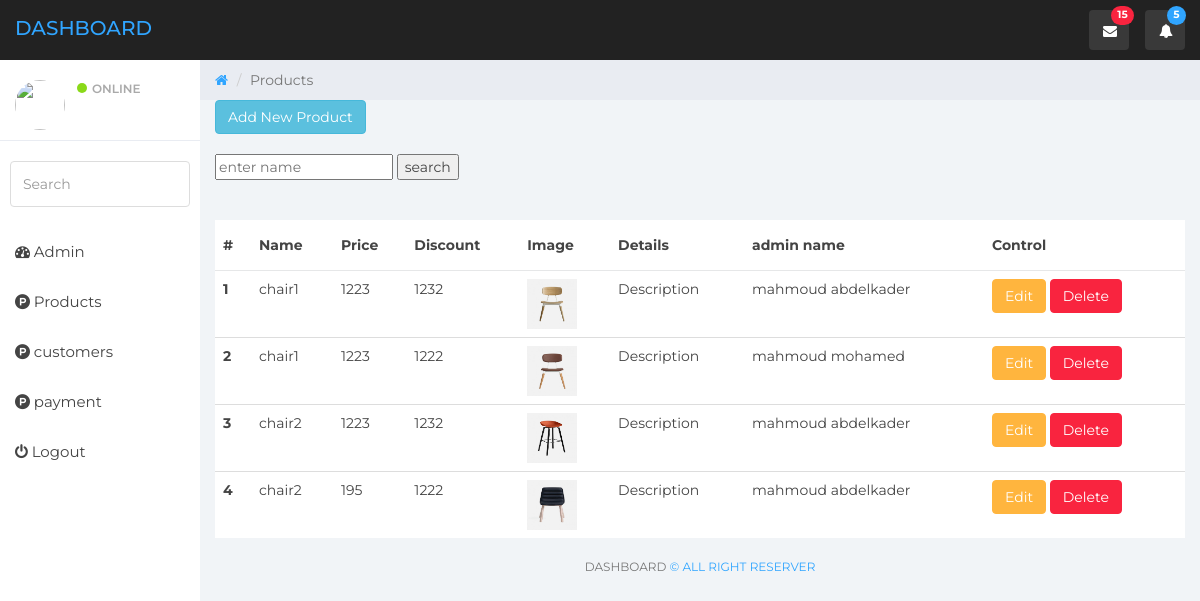
Screenshot of /dashboard/products.php with the database file from the repository.
### tables this page shows
CREATE TABLE `products` (
  `id` int(11) NOT NULL,
  `name` varchar(20) NOT NULL,
  `price` varchar(20) NOT NULL,
  `discount` varchar(14) NOT NULL,
  `img` text NOT NULL,
  `description` text NOT NULL,
  `admin_id` int(11) NOT NULL
);

### dashboard/view/view_product.php (the view, shortened to what this page needs)
<a href="?do=add" class="btn btn-info">Add New Product</a>
<br><br>
<form method="GET" enctype="multipart/form-data">
<input type="text" name="search" placeholder="enter name">
<input type="submit" value="search">
</form>
				<br><br>
				<table class="table table-hover">
  <thead>
    <tr>
      <th scope="col">#</th>
      <th scope="col">Name</th>
      <th scope="col">Price</th>
      <th scope="col">Discount</th>
      <th scope="col">Image</th>
      <th scope="col">Details</th>
      <th scope="col">admin name</th>
      <th scope="col">Control</th>
    </tr>
  </thead>
  <tbody>
<?php
$index = 1;
$select_products =  "SELECT products.* , admin.username  from products  join admin on products.admin_id = admin.id ";
$result_products = $conn->query($select_products);
foreach ($result_products as $key) {
	?>
	 <tr>
      <th><?php echo $index++ ?></th>
      <td><?php echo $key['name']; ?></td>
      <td><?php echo $key['price']; ?></td>
      <td><?php echo $key['discount']; ?></td>
      <td><img style="width: 50px;height: 50px;" src="images/<?php echo $key['img']; ?>"></td>
      <td><?php echo $key['description']; ?></td>
       <td><?php echo $key['username']; ?></td>
      <td>
      	<a href="?do=edit&id=<?php echo $key['id']; ?>" class="btn btn-warning">Edit</a>
<button type="button" class="btn btn-danger" data-toggle="modal" data-target="#exampleModal<?php echo $key['id'];?>">
  Delete
</button>
      </td>
    </tr>
<?php
}
?>
  </tbody>
</table>

### dashboard/css/styles.css (style rules this page uses)
body { background: #f1f4f7; padding-top: 60px; font-size: 14px; color: #444444; font-family: "Montserrat", "Helvetica Neue", Helvetica, Arial, sans-serif; }
a, a:hover, a:focus { color: #30a5ff; }
.btn-warning, .btn-warning:hover, .btn-warning:focus, .btn-warning:active, .btn-warning.active, .open > .dropdown-toggle.btn-warning, .btn-warning.disabled, .btn-warning[disabled], fieldset[disabled] .btn-warning, .btn-warning.disabled:hover, .btn-warning[disabled]:hover, fieldset[disabled] .btn-warning:hover, .btn-warning.disabled:focus, .btn-warning[disabled]:focus, fieldset[disabled] .btn-warning:focus, .btn-warning.disabled:active, .btn-warning[disabled]:active, fieldset[disabled] .btn-warning:active, .btn-warning.disabled.active, .btn-warning[disabled].active, fieldset[disabled] .btn-warning.active { background-color: #ffb53e; border-color: #ffb53e; }
.btn-danger, .btn-danger:hover, .btn-danger:focus, .btn-danger:active, .btn-danger.active, .open > .dropdown-toggle.btn-danger, .btn-danger.disabled, .btn-danger[disabled], fieldset[disabled] .btn-danger, .btn-danger.disabled:hover, .btn-danger[disabled]:hover, fieldset[disabled] .btn-danger:hover, .btn-danger.disabled:focus, .btn-danger[disabled]:focus, fieldset[disabled] .btn-danger:focus, .btn-danger.disabled:active, .btn-danger[disabled]:active, fieldset[disabled] .btn-danger:active, .btn-danger.disabled.active, .btn-danger[disabled].active, fieldset[disabled] .btn-danger.active { background-color: #f9243f; border-color: #f9243f; }
.table { background: #fff; }
.table > thead > tr > th { border-bottom: 1px solid #e6e7e8; vertical-align: middle; height: 50px; }

### rows the page displays
products: name "chair1", price "1223", discount "1232", img (picture), description "Description", admin.username "mahmoud abdelkader"
products: name "chair1", price "1223", discount "1222", img (picture), description "Description", admin.username "mahmoud mohamed"
products: name "chair2", price "1223", discount "1232", img (picture), description "Description", admin.username "mahmoud abdelkader"
products: name "chair2", price "195", discount "1222", img (picture), description "Description", admin.username "mahmoud abdelkader"
